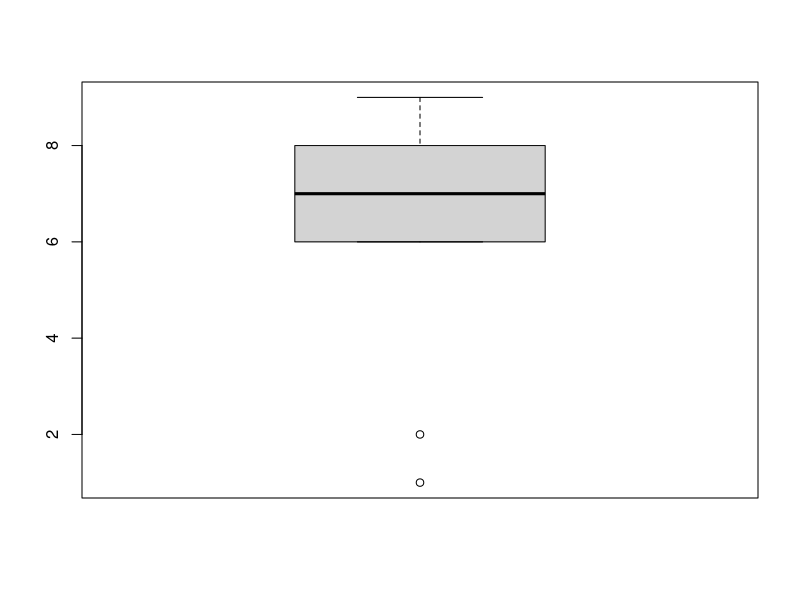

Generate this figure with R:
players<-c("player1","player2","player3","player4","player5","player6","player7","player8","player9","player10")
points<-c(8,9,6,7,7,1,2,6,8,9)
data.frame(players,points)
boxplot(points)

